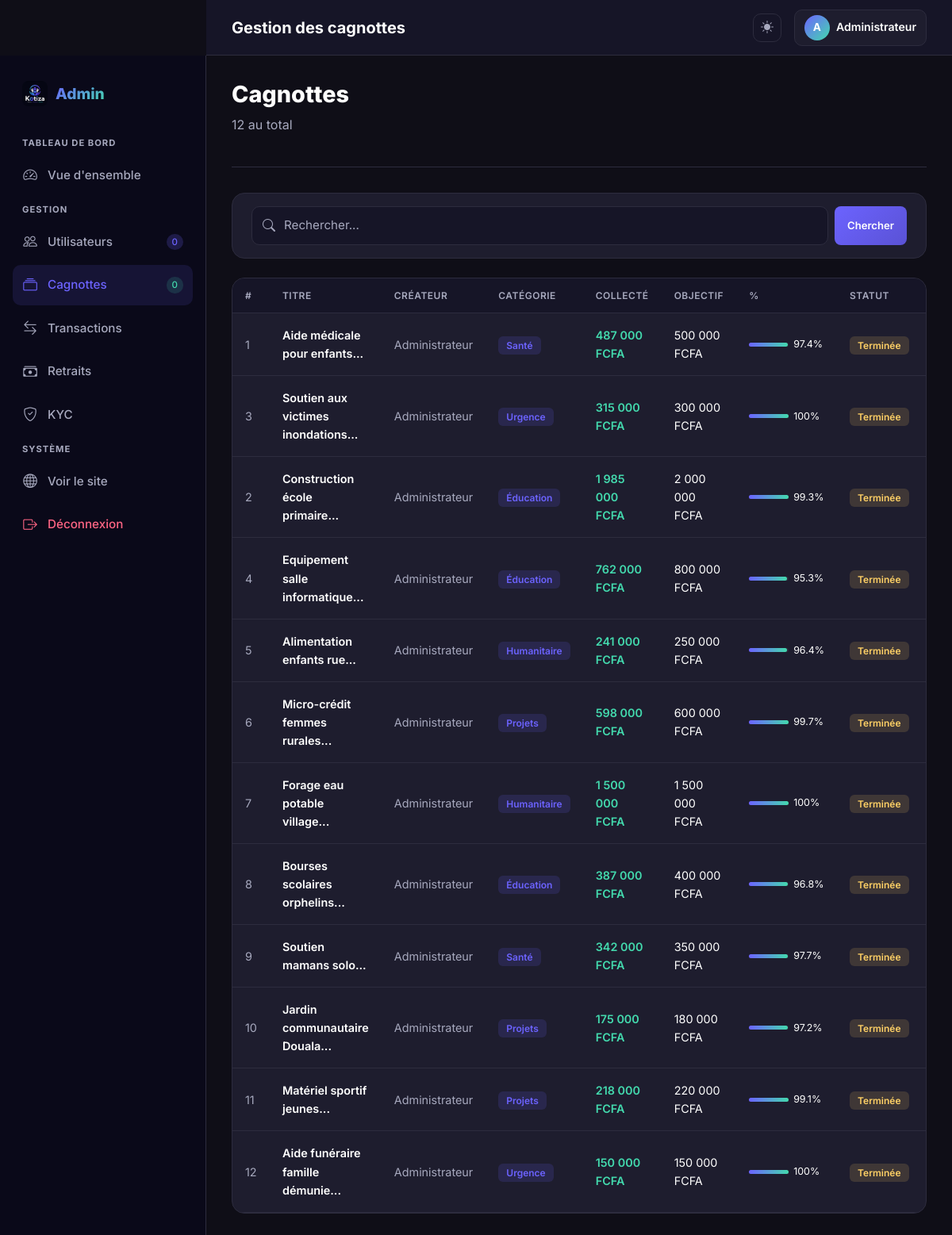
The page /admin/campaigns.php (signed in) on the database its author committed.
### tables this page shows
CREATE TABLE users (
            id INTEGER PRIMARY KEY AUTOINCREMENT,
            full_name TEXT NOT NULL,
            email TEXT UNIQUE NOT NULL,
            phone TEXT UNIQUE NOT NULL,
            password TEXT NOT NULL,
            role TEXT NOT NULL DEFAULT 'user',
            status TEXT NOT NULL DEFAULT 'active',
            balance_pending REAL NOT NULL DEFAULT 0,
            balance_available REAL NOT NULL DEFAULT 0,
            total_collected REAL NOT NULL DEFAULT 0,
            login_attempts INTEGER NOT NULL DEFAULT 0,
            locked_until INTEGER,
            created_at DATETIME DEFAULT CURRENT_TIMESTAMP,
            updated_at DATETIME DEFAULT CURRENT_TIMESTAMP
        );

CREATE TABLE campaigns (
            id INTEGER PRIMARY KEY AUTOINCREMENT,
            user_id INTEGER NOT NULL,
            title TEXT NOT NULL,
            slug TEXT UNIQUE NOT NULL,
            description TEXT NOT NULL,
            cover_image TEXT,
            goal_amount REAL NOT NULL,
            collected_amount REAL NOT NULL DEFAULT 0,
            category TEXT NOT NULL,
            status TEXT NOT NULL DEFAULT 'active',
            donors_count INTEGER NOT NULL DEFAULT 0,
            created_at DATETIME DEFAULT CURRENT_TIMESTAMP,
            updated_at DATETIME DEFAULT CURRENT_TIMESTAMP,
            FOREIGN KEY (user_id) REFERENCES users(id)
        );

### includes/functions.php (called while the page is built, shortened)
<?php
function sanitize(string $input): string {
    return htmlspecialchars(strip_tags(trim($input)), ENT_QUOTES, 'UTF-8');
}
function getCurrentUser(): ?array {
    $pdo = getDB();
    $stmt = $pdo->prepare("SELECT * FROM users WHERE id = ?");
    $stmt->execute([$_SESSION['user_id']]);
    return $stmt->fetch() ?: null;
}
function formatAmount(float $amount, string $currency = 'FCFA'): string {
    return number_format($amount, 0, ',', ' ') . ' ' . $currency;
}
function progressPercent(float $collected, float $goal): float {
    return min(100, round(($collected / $goal) * 100, 1));
}
function getCampaignStats(): array {
    $pdo = getDB();
    $stats = [];
    $stats['total_campaigns'] = $pdo->query("SELECT COUNT(*) FROM campaigns")->fetchColumn();
    $stats['active_campaigns'] = $pdo->query("SELECT COUNT(*) FROM campaigns WHERE status='active'")->fetchColumn();
    $stats['total_donations'] = $pdo->query("SELECT COALESCE(SUM(amount),0) FROM donations WHERE status='success'")->fetchColumn();
    $stats['total_donors'] = $pdo->query("SELECT COUNT(DISTINCT COALESCE(donor_id, donor_email, donor_name)) FROM donations WHERE status='success'")->fetchColumn();
    $stats['total_users'] = $pdo->query("SELECT COUNT(*) FROM users WHERE role='user'")->fetchColumn();
    $stats['total_withdrawals'] = $pdo->query("SELECT COALESCE(SUM(net_amount),0) FROM withdrawals WHERE status='completed'")->fetchColumn();
    $stats['commissions'] = $pdo->query("SELECT COALESCE(SUM(commission),0) FROM withdrawals WHERE status='completed'")->fetchColumn();
    return $stats;
}

### admin/campaigns.php (the view, shortened to what this page needs)
<?php
$pageTitle = 'Gestion des cagnottes';
require_once __DIR__ . '/../includes/functions.php';
$pdo = getDB();
$search = sanitize($_GET['search'] ?? '');
$page = max(1, (int)($_GET['page'] ?? 1));
$perPage = 20; $offset = ($page-1)*$perPage;
$where = ''; $params = [];
$total = $pdo->prepare("SELECT COUNT(*) FROM campaigns c JOIN users u ON c.user_id=u.id $where");
$total->execute($params);
$totalCount = $total->fetchColumn();
$stmt = $pdo->prepare("SELECT c.*, u.full_name as owner FROM campaigns c JOIN users u ON c.user_id=u.id $where ORDER BY c.created_at DESC LIMIT $perPage OFFSET $offset");
$stmt->execute($params);
$list = $stmt->fetchAll();
require_once __DIR__ . '/../includes/admin_layout.php';
?>
<div class="page-header d-flex justify-content-between align-items-center">
  <div><h1 class="page-title">Cagnottes</h1><p class="page-subtitle"><?= $totalCount ?> au total</p></div>
</div>
<div class="card-kotiza mb-4">
  <div class="card-body" style="padding:1rem 1.5rem;">
    <form method="GET" class="d-flex gap-2">
      <div class="input-group-kotiza" style="flex:1;"><i class="bi bi-search input-icon"></i>
        <input type="text" name="search" class="form-control-kotiza form-control" placeholder="Rechercher..." value="<?= $search ?>">
      </div>
      <button type="submit" class="btn-sm-kotiza btn-primary-sm" style="padding:0.6rem 1rem;">Chercher</button>
    </form>
  </div>
</div>
<div class="card-kotiza">
  <div class="card-body p-0">
    <div class="table-responsive">
      <table class="table-kotiza">
        <thead>
          <tr><th>#</th><th>Titre</th><th>Créateur</th><th>Catégorie</th><th>Collecté</th><th>Objectif</th><th>%</th><th>Statut</th><th>Date</th><th>Actions</th></tr>
        </thead>
        <tbody>
          <?php foreach ($list as $c):
            $pct = progressPercent($c['collected_amount'], $c['goal_amount']);
          ?>
          <tr>
            <td style="color:var(--text-muted);"><?= $c['id'] ?></td>
            <td style="max-width:200px;">
              <a href="/campaign/view.php?slug=<?= $c['slug'] ?>" target="_blank" style="font-weight:600;color:var(--text);">
                <?= sanitize(mb_substr($c['title'],0,40)) ?>...
              </a>
            </td>
            <td style="color:var(--text-muted);"><?= sanitize($c['owner']) ?></td>
            <td><span class="badge-kotiza badge-info"><?= sanitize($c['category']) ?></span></td>
            <td style="color:var(--accent);font-weight:600;"><?= formatAmount($c['collected_amount']) ?></td>
            <td><?= formatAmount($c['goal_amount']) ?></td>
            <td>
              <div style="display:flex;align-items:center;gap:6px;">
                <div style="width:50px;height:5px;background:var(--border);border-radius:3px;">
                  <div style="width:<?=$pct?>%;height:100%;background:linear-gradient(90deg,#6c63ff,#43d9ad);border-radius:3px;"></div>
                </div>
                <span style="font-size:0.78rem;"><?=$pct?>%</span>
              </div>
            </td>
            <td><span class="badge-kotiza <?= $c['status']==='active'?'badge-success':'badge-warning' ?>"><?= $c['status']==='active'?'Actif':'Terminée' ?></span></td>
            <td style="color:var(--text-muted);"><?= date('d/m/Y', strtotime($c['created_at'])) ?></td>
          </tr>
          <?php endforeach; ?>
        </tbody>
      </table>
    </div>
  </div>
</div>
<?php require_once __DIR__ . '/../includes/admin_footer.php'; ?>

### includes/admin_layout.php (shortened to what this page needs)
<?php
require_once __DIR__ . '/../includes/functions.php';
$currentUser = getCurrentUser();
$currentPath = $_SERVER['REQUEST_URI'] ?? '/admin/';
$stats = getCampaignStats();
?>
<!DOCTYPE html>
<html lang="fr" data-theme="dark">
<head>
  <link rel="stylesheet" href="https://cdn.jsdelivr.net/npm/bootstrap@5.3.2/dist/css/bootstrap.min.css">
  <link rel="stylesheet" href="https://cdn.jsdelivr.net/npm/bootstrap-icons@1.11.3/font/bootstrap-icons.min.css">
  <link rel="stylesheet" href="/assets/css/style.css">
</head>
<body>
<aside class="sidebar admin-sidebar">
  <div class="sidebar-brand">
    <img src="/logo.png" alt="Kotiza" style="width:32px;height:32px;border-radius:8px;object-fit:cover;flex-shrink:0;">
    <span class="sidebar-brand-name">Admin</span>
  </div>
  <ul class="sidebar-nav">
    <li><span class="sidebar-section">Tableau de bord</span></li>
    <li><a href="/admin/index.php" class="sidebar-link <?= str_contains($currentPath,'admin/index') || $currentPath==='/admin/' ? 'active' : '' ?>">
      <i class="bi bi-speedometer2"></i> Vue d'ensemble
    </a></li>
    <li><span class="sidebar-section">Gestion</span></li>
    <li><a href="/admin/users.php" class="sidebar-link <?= str_contains($currentPath,'users') ? 'active' : '' ?>">
      <i class="bi bi-people"></i> Utilisateurs
      <span style="margin-left:auto;background:rgba(108,99,255,0.2);color:var(--primary);padding:1px 7px;border-radius:10px;font-size:0.72rem;"><?= $stats['total_users'] ?></span>
    </a></li>
    <li><a href="/admin/campaigns.php" class="sidebar-link <?= str_contains($currentPath,'admin/campaigns') ? 'active' : '' ?>">
      <i class="bi bi-collection"></i> Cagnottes
      <span style="margin-left:auto;background:rgba(67,217,173,0.15);color:var(--accent);padding:1px 7px;border-radius:10px;font-size:0.72rem;"><?= $stats['active_campaigns'] ?></span>
    </a></li>
    <li><a href="/admin/transactions.php" class="sidebar-link <?= str_contains($currentPath,'transactions') ? 'active' : '' ?>">
      <i class="bi bi-arrow-left-right"></i> Transactions
    </a></li>
    <li><a href="/admin/withdrawals.php" class="sidebar-link <?= str_contains($currentPath,'admin/withdrawals') ? 'active' : '' ?>">
      <i class="bi bi-cash-stack"></i> Retraits
    </a></li>
    <li><a href="/admin/kyc.php" class="sidebar-link <?= str_contains($currentPath,'admin/kyc') ? 'active' : '' ?>">
      <i class="bi bi-shield-check"></i> KYC
    </a></li>
    <li><span class="sidebar-section">Système</span></li>
    <li><a href="/" target="_blank" class="sidebar-link"><i class="bi bi-globe"></i> Voir le site</a></li>
    <li><a href="/auth/logout.php" class="sidebar-link" style="color:var(--secondary);">
      <i class="bi bi-box-arrow-right"></i> Déconnexion
    </a></li>
  </ul>
</aside>
<div class="admin-header">
  <div class="d-flex align-items-center gap-3">
    <h5 style="margin:0;font-weight:700;color:var(--text);"><?= $pageTitle ?? 'Dashboard' ?></h5>
  </div>
  <div class="d-flex align-items-center gap-3">
    <button id="theme-toggle"><i class="bi bi-sun-fill" id="theme-icon"></i></button>
    <div style="display:flex;align-items:center;gap:8px;padding:6px 12px;background:var(--bg3);border-radius:10px;border:1px solid var(--border);">
      <div style="width:32px;height:32px;border-radius:50%;background:linear-gradient(135deg,#6c63ff,#43d9ad);display:flex;align-items:center;justify-content:center;color:#fff;font-weight:700;font-size:0.85rem;">
        <?= strtoupper(substr($currentUser['full_name'], 0, 1)) ?>
      </div>
      <span style="font-size:0.88rem;font-weight:600;color:var(--text);"><?= sanitize($currentUser['full_name']) ?></span>
    </div>
  </div>
</div>
<main class="main-content" style="margin-top:70px;">

### includes/admin_footer.php (shortened to what this page needs)
</main>
</body>
</html>

### rows shown on the page
users: full_name "A", full_name "Administrateur"
campaigns: id "1", title "Aide médicale pour enfants", user.full_name "Administrateur", category "Santé", collected_amount "487 000 FCFA", goal_amount "500 000 FCFA", pct "97.4", status "Terminée"
campaigns: id "3", title "Soutien aux victimes inondations", user.full_name "Administrateur", category "Urgence", collected_amount "315 000 FCFA", goal_amount "300 000 FCFA", pct "100", status "Terminée"
campaigns: id "2", title "Construction école primaire", user.full_name "Administrateur", category "Éducation", collected_amount "1 985 000 FCFA", goal_amount "2 000 000 FCFA", pct "99.3", status "Terminée"
campaigns: id "4", title "Equipement salle informatique", user.full_name "Administrateur", category "Éducation", collected_amount "762 000 FCFA", goal_amount "800 000 FCFA", pct "95.3", status "Terminée"
campaigns: id "5", title "Alimentation enfants rue", user.full_name "Administrateur", category "Humanitaire", collected_amount "241 000 FCFA", goal_amount "250 000 FCFA", pct "96.4", status "Terminée"
campaigns: id "6", title "Micro-crédit femmes rurales", user.full_name "Administrateur", category "Projets", collected_amount "598 000 FCFA", goal_amount "600 000 FCFA", pct "99.7", status "Terminée"
campaigns: id "7", title "Forage eau potable village", user.full_name "Administrateur", category "Humanitaire", collected_amount "1 500 000 FCFA", goal_amount "1 500 000 FCFA", pct "100", status "Terminée"
campaigns: id "8", title "Bourses scolaires orphelins", user.full_name "Administrateur", category "Éducation", collected_amount "387 000 FCFA", goal_amount "400 000 FCFA", pct "96.8", status "Terminée"
campaigns: id "9", title "Soutien mamans solo", user.full_name "Administrateur", category "Santé", collected_amount "342 000 FCFA", goal_amount "350 000 FCFA", pct "97.7", status "Terminée"
campaigns: id "10", title "Jardin communautaire Douala", user.full_name "Administrateur", category "Projets", collected_amount "175 000 FCFA", goal_amount "180 000 FCFA", pct "97.2", status "Terminée"
campaigns: id "11", title "Matériel sportif jeunes", user.full_name "Administrateur", category "Projets", collected_amount "218 000 FCFA", goal_amount "220 000 FCFA", pct "99.1", status "Terminée"
campaigns: id "12", title "Aide funéraire famille démunie", user.full_name "Administrateur", category "Urgence", collected_amount "150 000 FCFA", goal_amount "150 000 FCFA", pct "100", status "Terminée"

### other values the page prints
$stats['total_users'] "0"
$stats['active_campaigns'] "0"
$pageTitle "Gestion des cagnottes"
$totalCount "12"
